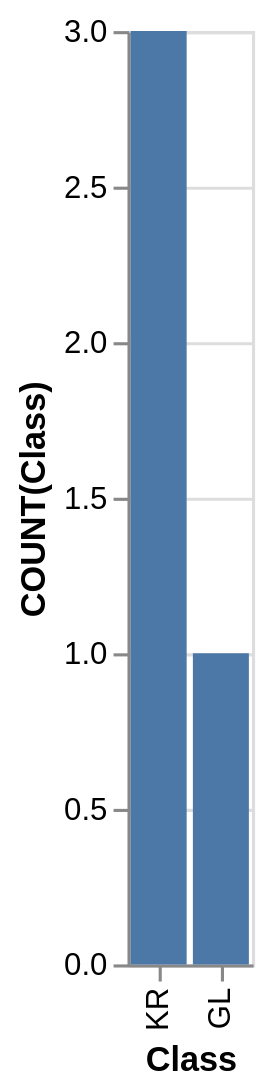

Vega-Lite specification for this chart:
### Vega-Lite specification from a JSON file in a GitHub repository (floating-point values rounded to 4 significant figures)
{"data": {"values": [{"x_data": "KR", "y_data": 3}, {"x_data": "GL", "y_data": 1}]}, "mark": "bar", "encoding": {"x": {"field": "x_data", "type": "nominal", "title": "Class", "sort": {"op": "sum", "field": "y_data", "order": "descending"}}, "y": {"field": "y_data", "type": "quantitative", "title": "COUNT(Class)"}}}
